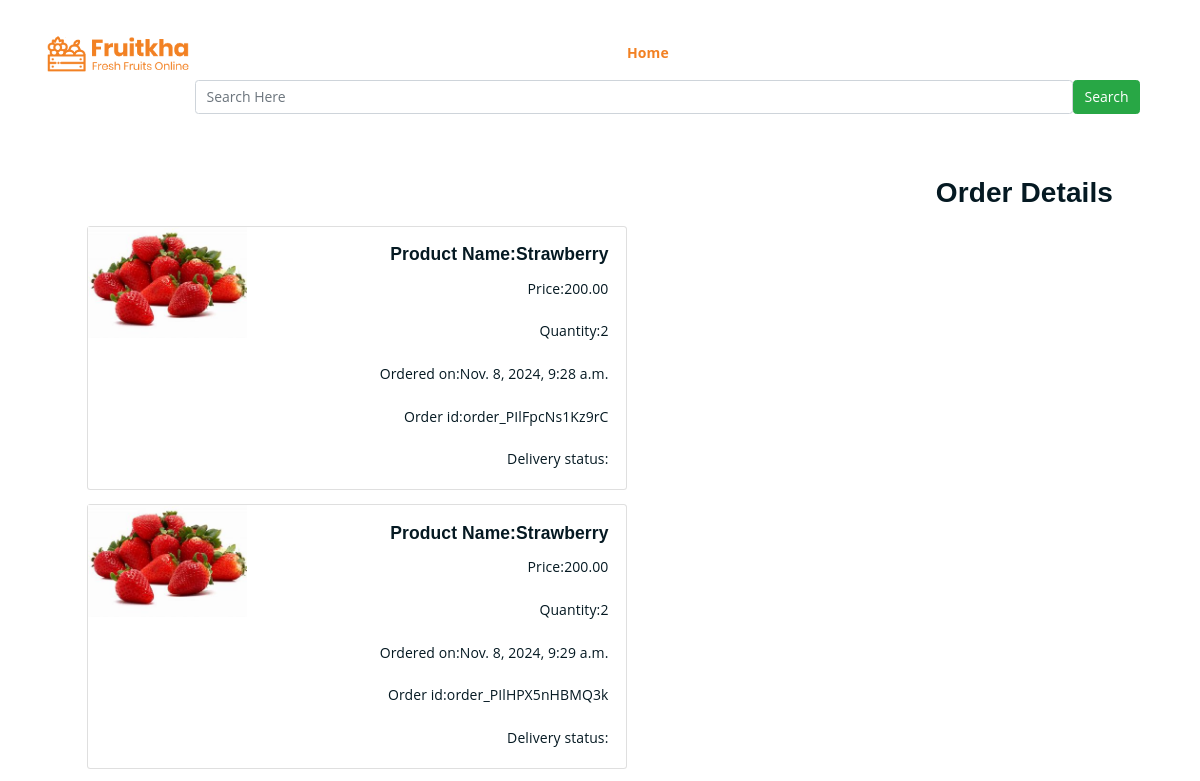
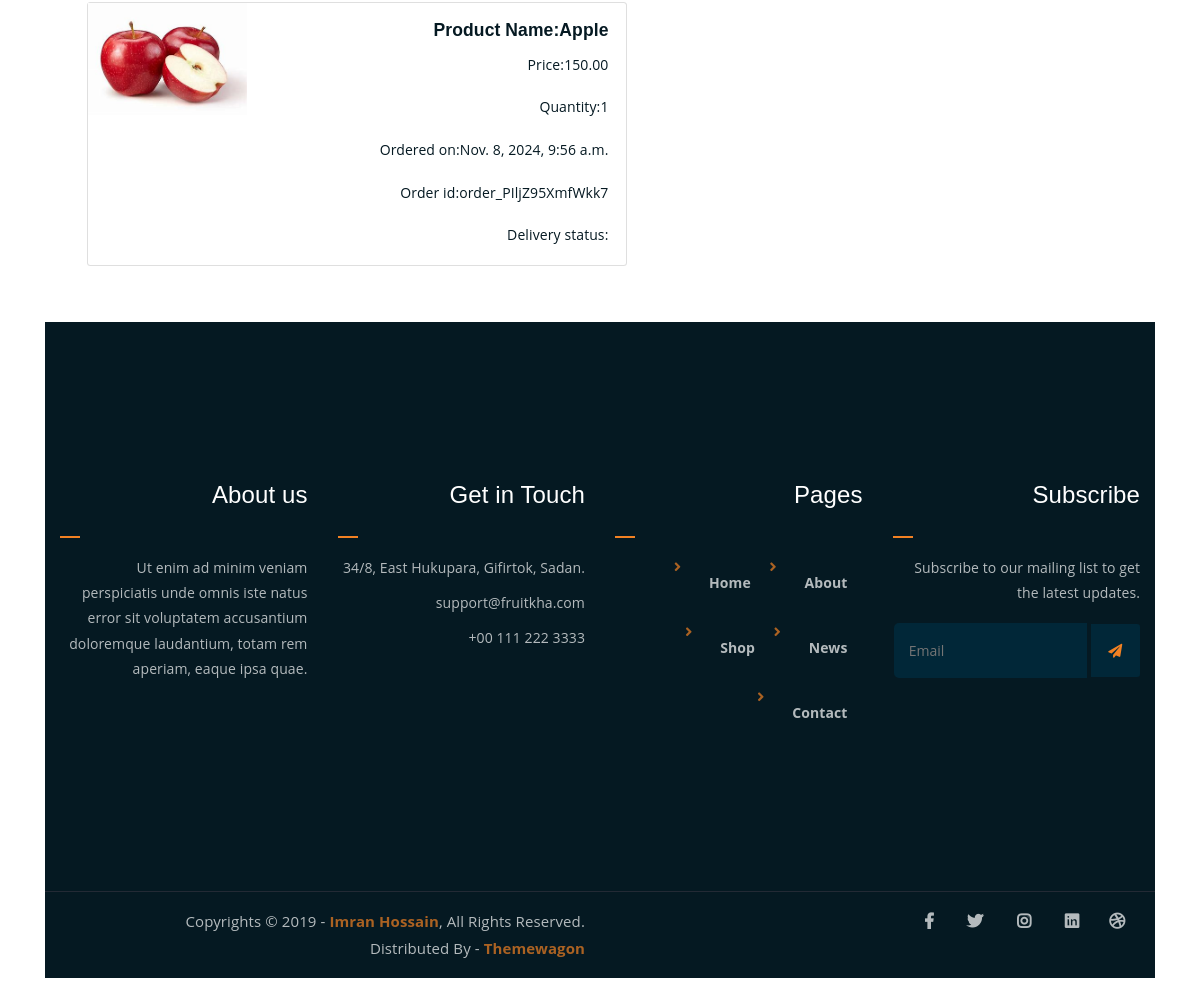
/cart/orderview (signed in), run on the app's committed database (2 pictures, top to bottom).
### cart/models.py (models this page shows)
class Order_details(models.Model):
    products=models.ForeignKey(Product,on_delete=models.CASCADE)
    user= models.ForeignKey(User,on_delete=models.CASCADE)
    no_of_items=models.IntegerField()
    address=models.TextField()
    phone_no=models.BigIntegerField()
    pin=models.IntegerField()
    order_id=models.CharField(max_length=20,blank=True)
    ordered_date=models.DateTimeField(auto_now_add=True)
    payment_status=models.CharField(max_length=20,default="pending")
    delivery_status=models.CharField(max_length=20,default="pending")

### shop/models.py (models this page shows, shortened)
class Product(models.Model):
    name = models.CharField(max_length=20)
    description = models.TextField()
    image = models.ImageField(upload_to='products')
    price = models.DecimalField(max_digits=10,decimal_places=2)
    stock = models.IntegerField()
    available = models.BooleanField(default=True)
    created = models.DateTimeField(auto_now_add=True)
    updated = models.DateTimeField(auto_now=True)
    category = models.ForeignKey(Categories,on_delete=models.CASCADE)

### cart/views.py (the view)
# urls.py: path('orderview',views.order_view,name='orderview'),
@login_required()
def order_view(request):
    u=request.user
    o=Order_details.objects.filter(user=u)
    print(o)
    context={'orders':o}
    return render(request,'orderview.html',context)

### cart/context_processors.py (called while the page is built)
def count_items(request):
    u=request.user
    count=0
    if request.user.is_authenticated:
        try:
            c=Cart.objects.filter(user=u)
            for i in c:
                count+=i.quantity
        except:
            count=0
    return{'c':count}

def menu_links(rquest):
    c=Categories.objects.all()
    return{'links':c}

### templates/orderview.html
{% extends 'base.html' %}
{% load static%}
{% block content%}
<div class="container mt-4 p-5 style=margin-bottom:100px;">
    <h3>Order Details</h3>
    {% for i in orders %}
<div class="card mb-3" style="max-width: 540px;">
  <div class="row g-0">
    <div class="col-md-4">
      <img src="{{i.products.image.url}}" class="img-fluid rounded-start" alt="...">
    </div>
    <div class="col-md-8">
      <div class="card-body">
        <h5 class="card-title">Product Name:{{i.products.name}}</h5>
        <p class="card-text">Price:{{i.products.price}}</p>
        <p class="card-text">Quantity:{{i.no_of_items}}</p>
        <p class="card-text">Ordered on:{{i.ordered_date}}</p>
        <p class="card-text">Order id:{{i.order_id}}</p>
        <p class="card-text">Delivery status:{{i.products.delivery_status}}</p>
      </div>
    </div>
  </div>
</div>
{% endfor %}
</div>
{% endblock %}

### templates/base.html (shortened to what this page needs)
<!DOCTYPE html>
{% load static %}
<html lang="en">
<head>
	<link rel="stylesheet" href="{% static 'css/all.min.css' %}">
	<link rel="stylesheet" href="{% static 'bootstrap/css/bootstrap.min.css' %}">
	<link rel="stylesheet" href="{% static 'css/owl.carousel.css' %}">
	<link rel="stylesheet" href="{% static 'css/magnific-popup.css' %}">
	<link rel="stylesheet" href="{% static 'css/animate.css' %}">
	<link rel="stylesheet" href="{% static 'css/meanmenu.min.css' %}">
	<link rel="stylesheet" href="{% static 'css/main.css' %}">
	<link rel="stylesheet" href="{% static 'css/responsive.css' %}">
</head>
<body>
	<div class="top-header-area" id="sticker">
		<div class="container">
			<div class="row">
				<div class="col-lg-12 col-sm-12 text-right">
					<div class="main-menu-wrap">
						<div class="site-logo">
							<a href="index.html">
								<img src="{% static 'img/logo.png' %}" alt="">
							</a>
						</div>
<nav class="main-menu">
							<ul>
								<li class="current-list-item"><a href="{% url 'shop:categories' %}">Home</a>
								<li class="nav-item submenu dropdown">
								<a class="nav-link dropdown-toggle" data-toggle="dropdown" role="button" aria-haspopup="true"
								 aria-expanded="false">All Category</a>
								</li>
								{% if user.is_authenticated %}
							{% if user.is_superuser == False %}
							<li class="nav-item"><a class="nav-link" href="{% url 'cart:orderview' %}">My Orders</a></li>
							{% else %}
							<li class="nav-item"><a class="nav-link" href="{% url 'cart:addcategories' %}">Add Categories</a></li>
							<li class="nav-item"><a class="nav-link" href="{% url 'cart:addproduct' %}">Add product</a></li>
							{% endif %}
							<li class="nav-item"><a class="nav-link" href="{% url 'shop:logout' %}">Logout</a></li>
							{% else %}
									<li class="nav-item"><a class="nav-link" href="{% url 'shop:login' %}">Login</a></li>
									<li class="nav-item"><a class="nav-link" href="{% url 'shop:register' %}">Register</a></li>
							{% endif %}
<div class="search_input" id="search_input_box">
			<div class="container">
				<form class="d-flex justify-content-between" method="POST" action="{% url 'search:search' %}">
					<input type="text" class="form-control" id="search_input" name="q" placeholder="Search Here">
					<button type="submit"  class="btn btn-success">Search</button>
				</form>
			</div>
		</div>
{% block content %}
	{% endblock %}
	<div class="footer-area">
		<div class="container">
			<div class="row">
				<div class="col-lg-3 col-md-6">
					<div class="footer-box about-widget">
						<h2 class="widget-title">About us</h2>
						<p>Ut enim ad minim veniam perspiciatis unde omnis iste natus error sit voluptatem accusantium doloremque laudantium, totam rem aperiam, eaque ipsa quae.</p>
					</div>
				</div>
				<div class="col-lg-3 col-md-6">
					<div class="footer-box get-in-touch">
						<h2 class="widget-title">Get in Touch</h2>
						<ul>
							<li>34/8, East Hukupara, Gifirtok, Sadan.</li>
							<li>support@fruitkha.com</li>
							<li>+00 111 222 3333</li>
						</ul>
					</div>
				</div>
				<div class="col-lg-3 col-md-6">
					<div class="footer-box pages">
						<h2 class="widget-title">Pages</h2>
						<ul>
							<li><a href="{% static 'index.html' %}">Home</a></li>
							<li><a href="{% static 'about.html' %}">About</a></li>
							<li><a href="{% static 'services.html' %}">Shop</a></li>
							<li><a href="{% static 'news.html' %}">News</a></li>
							<li><a href="{% static 'contact.html' %}">Contact</a></li>
						</ul>
					</div>
				</div>
				<div class="col-lg-3 col-md-6">
					<div class="footer-box subscribe">
						<h2 class="widget-title">Subscribe</h2>
						<p>Subscribe to our mailing list to get the latest updates.</p>
						<form action="index.html">
							<input type="email" placeholder="Email">
							<button type="submit"><i class="fas fa-paper-plane"></i></button>
						</form>
					</div>
				</div>
			</div>
		</div>
	</div>
	<div class="copyright">
		<div class="container">
			<div class="row">
				<div class="col-lg-6 col-md-12">
					<p>Copyrights &copy; 2019 - <a href="{% static 'https://imransdesign.com/' %}">Imran Hossain</a>,  All Rights Reserved.<br>
						Distributed By - <a href="{% static 'https://themewagon.com/' %}">Themewagon</a>
					</p>
				</div>
				<div class="col-lg-6 text-right col-md-12">
					<div class="social-icons">
						<ul>
							<li><a href="#" target="_blank"><i class="fab fa-facebook-f"></i></a></li>
							<li><a href="#" target="_blank"><i class="fab fa-twitter"></i></a></li>
							<li><a href="#" target="_blank"><i class="fab fa-instagram"></i></a></li>
							<li><a href="#" target="_blank"><i class="fab fa-linkedin"></i></a></li>
							<li><a href="#" target="_blank"><i class="fab fa-dribbble"></i></a></li>
						</ul>
					</div>
				</div>
			</div>
		</div>
	</div>
</body>
</html>

### static/css/main.css (style rules this page uses)
html { font-size: 14px; font-weight: 400; line-height: 28px; height: 100%; }
body { font-family: "Open Sans", sans-serif; font-weight: 400; font-size: 1rem; letter-spacing: 0.1px; line-height: 1.8; color: #051922; overflow-x: hidden; }
body img { max-width: 100%; }
a { cursor: pointer; text-decoration: none; -webkit-transition: all 0.2s ease-in-out; -o-transition: all 0.2s ease-in-out; transition: all 0.2s ease-in-out; }
h1, .h1, h2, .h2, h3, .h3, h4, .h4, h5, .h5, h6, .h6 { font-family: "Poppins", sans-serif; font-weight: 700; margin: 0 0 1.25rem 0; color: #051922; }
h2, .h2 { font-size: 3rem; font-weight: 700; line-height: 3.25rem; }
h3, .h3 { font-size: 2rem; font-weight: 700; line-height: 2.25rem; }
h5, .h5 { font-size: 1.25rem; font-weight: 700; line-height: 1.5rem; }
p { font-family: "Open Sans", sans-serif; font-weight: 400; font-size: 1rem; letter-spacing: 0.1px; line-height: 1.8; color: #051922; margin: 0 0 1.25rem 0; }
p:last-child { margin: 0; }
.top-header-area { position: absolute; z-index: 999; width: 100%; padding: 25px 0; }
nav.main-menu ul { margin: 0; padding: 0; list-style: none; }
nav.main-menu ul li { display: inline-block; }
nav.main-menu ul li a { color: #fff; font-weight: 700; display: block; padding: 15px; }
nav.main-menu ul > li { position: relative; }
nav.main-menu ul li:last-child a { display: inline-block; }
nav.main-menu > ul li:last-child { float: right; }
.site-logo { float: left; max-width: 150px; }
.main-menu-wrap { position: relative; }
.site-logo { padding: 6px 0; }
nav.main-menu ul li.current-list-item > a { color: #F28123; }
nav.main-menu li a { -webkit-transition: 0.3s; -o-transition: 0.3s; transition: 0.3s; }
.top-header-area { -webkit-transition: 0.3s; -o-transition: 0.3s; transition: 0.3s; }
.footer-area { background-color: #051922; color: #fff; padding: 150px 0; }
h2.widget-title { font-size: 24px; font-weight: 500; position: relative; padding-bottom: 20px; color: #fff; }
h2.widget-title:after { position: absolute; left: 0; bottom: 0; width: 20px; height: 2px; background-color: #F28123; content: ""; }
.footer-box p { color: #fff; opacity: 0.7; line-height: 1.8; }
.footer-box ul { margin: 0; padding: 0; list-style: none; }
.footer-box ul li { opacity: 0.7; margin-bottom: 10px; line-height: 1.8; }
.footer-box ul li:last-child { margin-bottom: 0; }
.footer-box.subscribe form input[type=email] { border: none; background-color: #012738; width: 78%; padding: 15px; border-top-left-radius: 5px; border-bottom-left-radius: 5px; color: #fff; }
.footer-box.subscribe form button { width: 20%; border: none; background-color: #012738; color: #F28123; padding: 14px 0; border-top-right-radius: 3px; border-bottom-right-radius: 3px; cursor: pointer; }
.copyright { background-color: #051922; border-top: 1px solid #232a35; }
.copyright p { margin: 0; color: #fff; opacity: 0.7; padding: 16px 0; font-size: 15px; }
.copyright a { color: #F28123; font-weight: 700; }
.social-icons ul { margin: 0; padding: 0; list-style: none; }
.social-icons ul li { display: inline-block; }
.social-icons ul li a { font-size: 16px; color: #fff; opacity: 0.7; padding: 16px 10px; display: block; }
.footer-box ul li a { color: #fff; }
.footer-box.pages ul li { position: relative; padding-left: 20px; }
.footer-box.pages ul li:before { position: absolute; left: 0; top: 0; content: "\f105"; font-family: "Font Awesome 5 Free"; font-weight: 900; color: #F28123; }
.footer-box.pages ul li a { -webkit-transition: 0.3s; -o-transition: 0.3s; transition: 0.3s; }
.footer-box.subscribe form button { -webkit-transition: 0.3s; -o-transition: 0.3s; transition: 0.3s; }
.social-icons ul li a { -webkit-transition: 0.3s; -o-transition: 0.3s; transition: 0.3s; }
html, body { height: 100%; }

### data on the page
Order_details: products.image (picture), products.name "Strawberry", products.price "200.00", no_of_items "2", ordered_date "Nov. 8, 2024, 9:28 a.m.", order_id "order_PIlFpcNs1Kz9rC"
Order_details: products.image (picture), products.name "Strawberry", products.price "200.00", no_of_items "2", ordered_date "Nov. 8, 2024, 9:29 a.m.", order_id "order_PIlHPX5nHBMQ3k"
Order_details: products.image (picture), products.name "Apple", products.price "150.00", no_of_items "1", ordered_date "Nov. 8, 2024, 9:56 a.m.", order_id "order_PIljZ95XmfWkk7"
